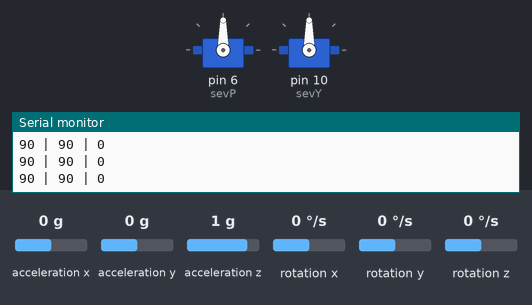
A sketch run on a simulated Arduino Uno, built with avr-gcc and run on an emulated ATmega328P. Shown: 2 × servo, the last lines printed to the serial monitor. Wiring (inferred from the names in the program): ADXL345 accelerometer at I2C address 0x53; ITG-3200 gyroscope at I2C address 0x68. The test bench sets the inputs (shaded band); at power-on: rotation y 0 °/s, rotation x 0 °/s, rotation z 0 °/s, acceleration x 0 g, acceleration y 0 g, acceleration z 1 g.

Above: at 3.0 s.
3.1 s: rotation y set to -192 °/s
At 3.43 s:
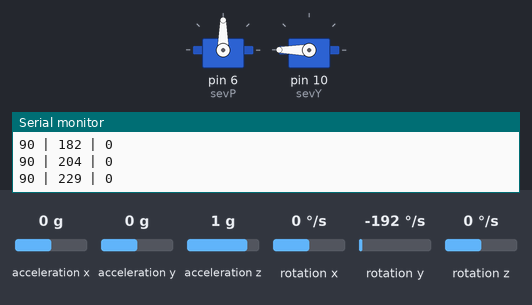
At 4.63 s:
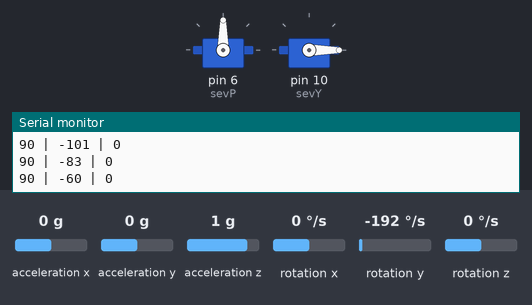
6.1 s: rotation x set to -192 °/s
At 6.26 s:
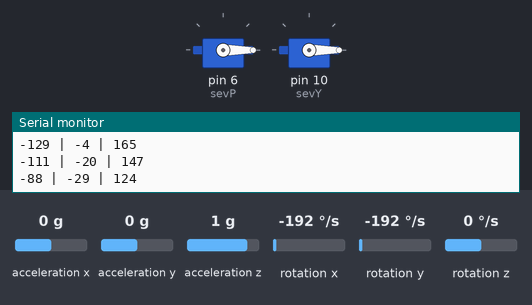
9.1 s: rotation z set to -192 °/s
At 9.61 s:
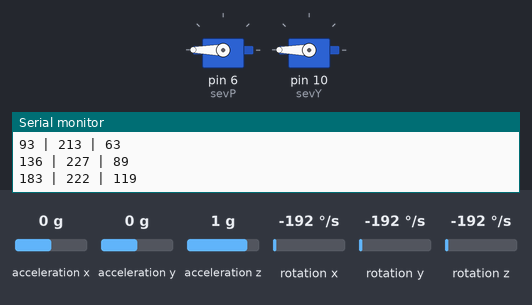
12.1 s: rotation x set to -100 °/s
15.1 s: rotation y set to -100 °/s
18.1 s: rotation z set to 192 °/s
Timing chart, 0 to 25.5 s (numbered marks = the images above; inputs shaded):
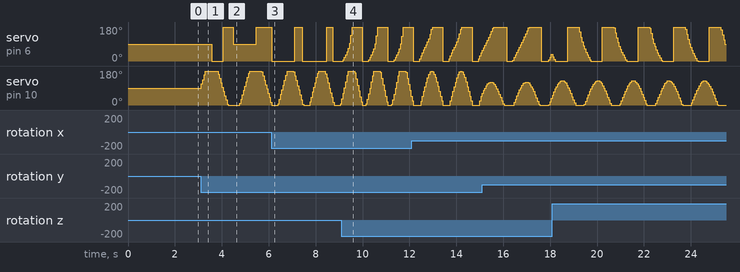

The sketch:

sketch_nov24a.ino
```cpp
#include <FreeSixIMU.h>
#include <FIMU_ADXL345.h>
#include <FIMU_ITG3200.h>

#include <Wire.h>
#include <Servo.h>

Servo sevP;
Servo sevY;

float angles[3]; // yaw pitch roll

// Set the FreeSixIMU object
FreeSixIMU sixDOF = FreeSixIMU();

void setup() {
  Serial.begin(9600);
  Wire.begin();

  delay(5);
  sixDOF.init(); //begin the IMU
  delay(5);

  sevP.attach(6);
  sevY.attach(10, 584, 2400);
}

void loop() {

  int int_angles[3];
  int Pout, Yout;

  sixDOF.getEuler(angles);

  for (int i = 0; i < 3; i ++) {
    int_angles[i] = (int) angles[i];
  }

  Pout = map(int_angles[1], -40, 40, 0, 180);
  Yout = map(int_angles[0], -70, 70, 0, 180);

  sevP.write(Yout);
  sevY.write(Pout);

  Serial.print(Yout);
  Serial.print(" | ");
  Serial.print(Pout);
  Serial.print(" | ");
  Serial.println(int_angles[2]);

  delay(50);
}
```
